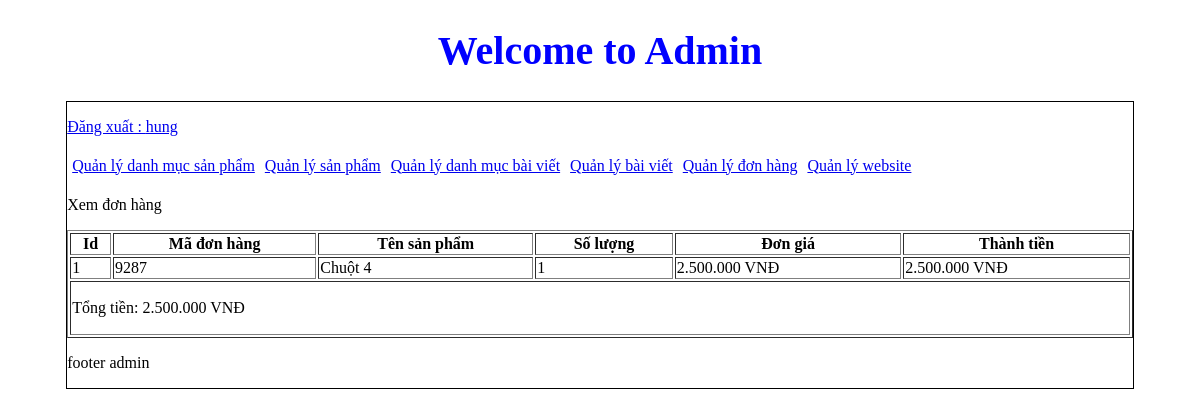
The page /admin/index.php?action=donhang&query=xemdonhang&code=9287 (signed in) on the database as committed earlier.
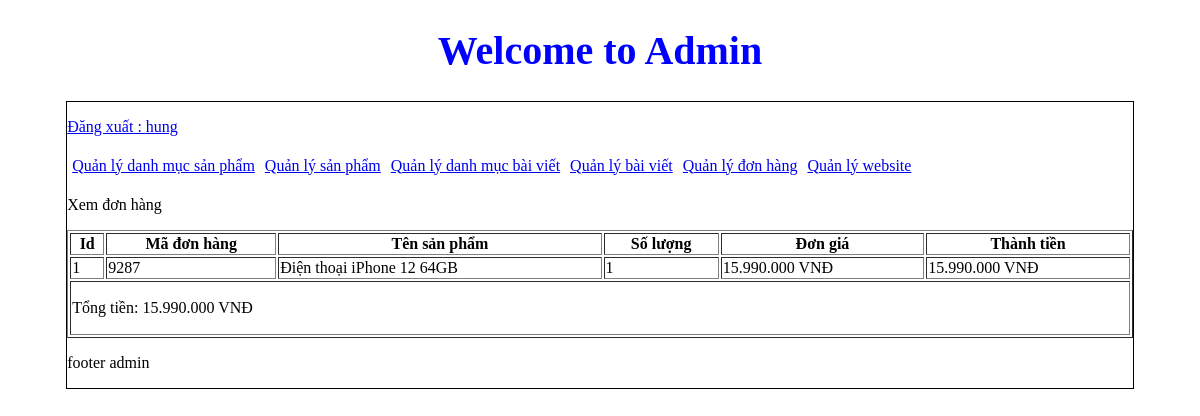
The same page on the database as committed later.
### tables this page shows
CREATE TABLE `cart_details` (
  `id_cart_details` int(11) NOT NULL,
  `code_cart` varchar(10) NOT NULL,
  `id_sanpham` int(11) NOT NULL,
  `soluongmua` int(11) NOT NULL
);

CREATE TABLE `sanpham` (
  `id_sanpham` int(11) NOT NULL,
  `tensanpham` varchar(250) NOT NULL,
  `masp` varchar(100) NOT NULL,
  `giasp` varchar(50) NOT NULL,
  `soluong` int(11) NOT NULL,
  `hinhanh` varchar(50) NOT NULL,
  `tomtat` tinytext NOT NULL,
  `noidung` text NOT NULL,
  `tinhtrang` int(11) NOT NULL,
  `id_danhmuc` int(11) NOT NULL
);

### admin/modules/quanlydonhang/xemdonhang.php (the view)
<p>Xem đơn hàng</p>
<?php
$code = $_GET['code'];
$sql_lietke_dh = "SELECT * FROM cart_details, sanpham WHERE cart_details.id_sanpham = sanpham.id_sanpham AND cart_details.code_cart = '" . $code . "' ORDER BY cart_details.id_cart_details DESC";
$query_lietke_dh = mysqli_query($mysqli, $sql_lietke_dh);
?>
<table style="width: 100%;" border="1px" style="border-collapse: collapse;">
    <tr>
        <th>Id</th>
        <th>Mã đơn hàng</th>
        <th>Tên sản phẩm</th>
        <th>Số lượng</th>
        <th>Đơn giá</th>
        <th>Thành tiền</th>
    </tr>
    <?php
    $i = 0;
    $tongtien = 0;
    while ($row = mysqli_fetch_array($query_lietke_dh)) {
        $i++;
        $thanhtien = $row['giasp'] * $row['soluongmua'];
        $tongtien += $thanhtien;
    ?>
        <tr>
            <td><?php echo $i ?></td>
            <td><?php echo $row['code_cart'] ?></td>
            <td><?php echo $row['tensanpham'] ?></td>
            <td><?php echo $row['soluongmua'] ?></td>
            <td><?php echo \number_format($row['giasp'], 0, ',', '.') . ' VNĐ' ?></td>
            <td><?php echo number_format($row['giasp'] * $row['soluongmua'], 0, ',', '.') . ' VNĐ' ?></td>
        </tr>
    <?php
    }
    ?>
    <td colspan="6">
        <p>Tổng tiền: <?php echo \number_format($tongtien, 0, ',', '.') . ' VNĐ' ?></p>
    </td>
</table>

Rows that differ between the two databases and show on the page:
changed through a linked row, cart_details: id_sanpham.tensanpham "Chuột 4" → "Điện thoại iPhone 12 64GB"; id_sanpham.giasp "2.500.000" → "15.990.000"; $row['giasp'] * $row['soluongmua'] "2.500.000" → "15.990.000"
Other text that changed with them:
$tongtien: "2.500.000" → "15.990.000"
